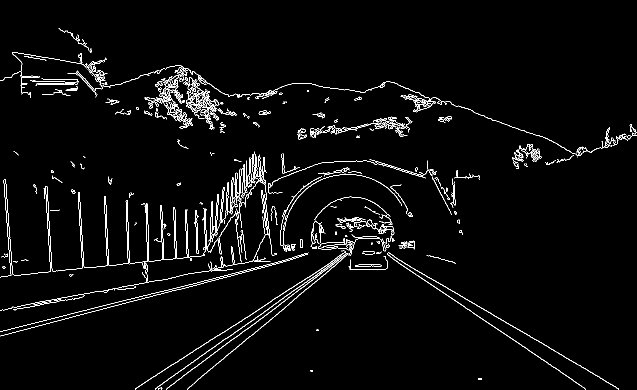
#> input picture Lane Detection/Edged road.png, 1274 x 779 px, given in place of test_video.mp4, which was not available (shown at 1/2 size)
$ python 'lane detection - video.py'
#> lines starting #> are read from the running program, lines starting #| are printed output that depends on the picture; after the words box and inside, x2 and y2 are one past the last pixel; in counts of white or black regions, pixels touching at a corner belong together; pictures that were not available may be replaced by others from this repository, and a replacement may not be noted
# IMPORT LIBRARIES
import cv2
import numpy as np


# Convert into gray scale image
def gray(image):
    image = np.asarray(image)
    return cv2.cvtColor(image, cv2.COLOR_RGB2GRAY)


# Gaussian blur to reduce noise and smoothen the image
def gauss(image):
    return cv2.GaussianBlur(image, (5, 5), 0)


# Edge detection function
def edgeDetector(image):
    edged = cv2.Canny(image, 50, 150)
    return edged


# Function to isolate the edges that correspond with the lane lines
# we will focus on the next 100 meters to keep the car on the loan
def getROI(image):
    # extract image dimensions
    height, width = image.shape
    # define the triangle (which represents the region to be isolated) dimensions
    triangle = np.array([[(200, height), (1100, height), (550, 250)]])
    # create a black plane to define a white triangle with the same dimensions
    black_image = np.zeros_like(image)
    # create a mask (triangle that isolates the region of interest in our image)
    mask = cv2.fillPoly(black_image, triangle, 255)
    # isolate the edges that correspond with the lane lines
    masked_image = cv2.bitwise_and(image, mask)
    return masked_image


# Function to detect all lines in the masked image
# Applying Hough line transform to convert the clusters of white pixels from the isolated region into actual lines
# The output is all lines detected in the image, each line segment has 2 coordinates
# One denote the start of the line, and the other marks the end of the line
def getLines(image):
    lines = cv2.HoughLinesP(image, 2, np.pi / 180, 100, np.array([]),
                            minLineLength=40, maxLineGap=5)
    print(lines)
    return lines


# Function to draw the lines on the image
def displayLines(image, lines):
    # make sure that the lists with the line points is not empty
    if lines is not None:
        # loop through the lists
        for line in lines:
            # extract the two pairs of(x, y) coordinates
            x1, y1, x2, y2 = line.reshape(4)  # Converting to 1d array
            # create the line and paste it onto the black image
            cv2.line(image, (x1, y1), (x2, y2), (255, 0, 0), 10)
            print(x1, " ", y1, " ", x2, " ", y2)
    return image


# Function to get line coordinates from its parameters
def make_points(image, line_parameters):
    slope = line_parameters[0]
    intercept = line_parameters[1]
    # define the height of the lines,
    # In OpenCV, the y-axis in inverted, so the 0 is at the top and height is at origin
    y1 = image.shape[0]  # Line will always start from bottom of image
    # we want the line to start at the origin (y1) and end ar 2/5 up the image
    # since the y-axis is inverted, instead of 3/5 up from 0, we see 2/5 from the max height
    y2 = int(y1 * (3.4 / 5))
    # calculate x coordinates from the equation: y = mx + b
    # x = (y - b0 / m)
    x1 = int((y1 - intercept) / slope)
    x2 = int((y2 - intercept) / slope)
    print(y1, " ", y2, " ", x1, " ", x2)
    # return the sets of coordinates
    return np.array([x1, y1, x2, y2])


# Function to divide the lines from getLines function into left and right lines
def getSmoothLines(image, lines):
    left_fit = []  # m, c parameters for left side lines
    right_fit = []  # m, c parameters for right side lines
    # loop through the array of lines
    for line in lines:
        # extract the (x, y) values of the 2 points from each line segment
        x1, y1, x2, y2 = line.reshape(4)
        # fit line to point, return slope and y-int
        parameters = np.polyfit((x1, x2), (y1, y2), 1)
        # determine the slope and y-intercept of each line segment
        slope = parameters[0]
        intercept = parameters[1]
        # add negative slopes to the list of left lines and the positive slopes to the list with the right lines
        if slope < 0:
            left_fit.append((slope, intercept))
        else:
            right_fit.append((slope, intercept))

    # Take the avg of the slopes and y-intercepts from both lists
    # take the avg of all line segments for both lists
    left_fit_avg = np.average(left_fit, axis=0)
    right_fit_avg = np.average(right_fit, axis=0)
    # calculate the start point and endpoint for each line
    left_line = make_points(image, left_fit_avg)
    right_line = make_points(image, right_fit_avg)
    # return 2 coordinated for each line
    return np.array([left_line, right_line])


videoFeed = cv2.VideoCapture("test_video.mp4")

try:
    while videoFeed.isOpened():
        (status, image) = videoFeed.read()
#> image is the input picture: shape (779, 1274, 3); 2.9% white in thin lines or dots

        edged_image = edgeDetector(image)  # Step 1
#> in edgeDetector, `edged = cv2.Canny(image, 50, 150)`:
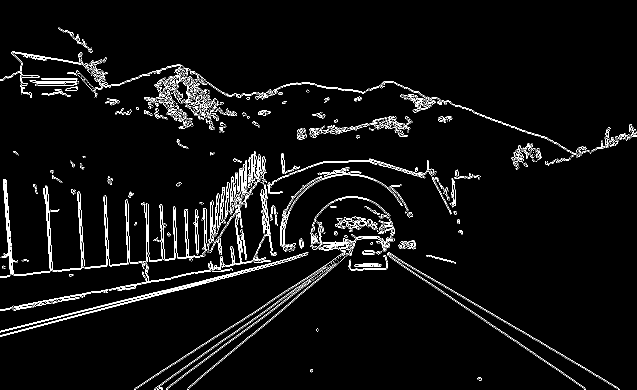
#> edged: shape (779, 1274) (shown at 1/2 size); 3.5% white in thin lines or dots
        roi_image = getROI(edged_image)  # Step 2
#> in getROI, `mask = cv2.fillPoly(black_image, triangle, 255)`:
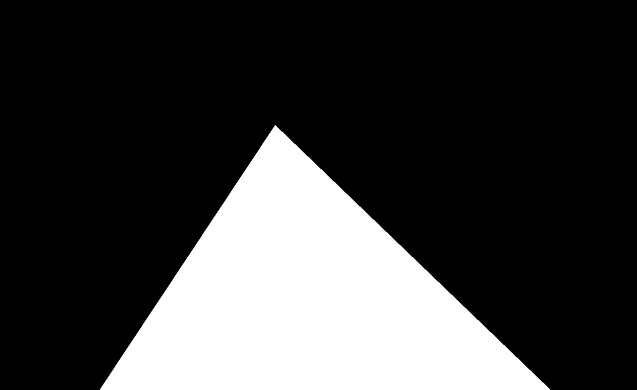
#> black_image: shape (779, 1274) (shown at 1/2 size); 24% white; 1 white region, box (x1, y1, x2, y2) and area: (200, 250, 1100, 779) 238326
#> in getROI, `masked_image = cv2.bitwise_and(image, mask)`:
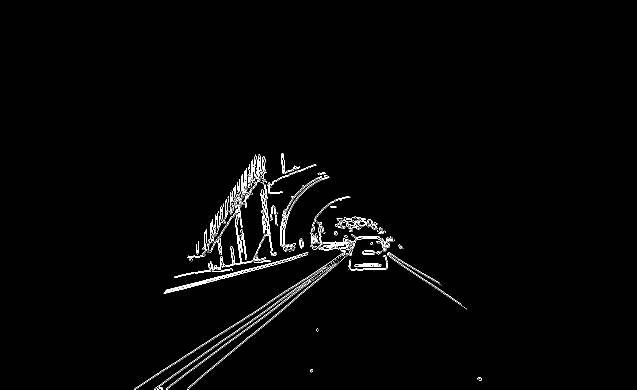
#> masked_image: shape (779, 1274) (shown at 1/2 size); 1.2% white in thin lines or dots, all inside (x1, y1, x2, y2) = (269, 306, 964, 779)

        lines = getLines(roi_image)  # Step 3
#> in getLines, `lines = cv2.HoughLinesP(image, 2, np.pi / 180, 100, np.array([]), minL..`: lines = 71 rows, first 6: [439, 553, 598, 511], [333, 759, 556, 602], [347, 582, 526, 535], [435, 557, 597, 513], [269, 777, 442, 665], [587, 598, 630, 562]
#> (printed output is left out)
        # image_with_lines = displayLines(image, lines)

        smooth_lines = getSmoothLines(image, lines)  # Step 5
#> the loop in getSmoothLines, `for line in lines:` made 71 passes
#> (x1, y1, x2, y2, slope, intercept) on passes 1 to 12: (439, 553, 598, 511, -0.264, 669), (333, 759, 556, 602, -0.704, 993.4), (347, 582, 526, 535, -0.263, 673.1), (435, 557, 597, 513, -0.272, 675.1), (269, 777, 442, 665, -0.647, 951.2), (587, 598, 630, 562, -0.837, 1089.4), (271, 778, 435, 672, -0.646, 953.2), (334, 778, 467, 678, -0.752, 1029.1), (366, 750, 456, 684, -0.733, 1018.4), (615, 575, 677, 523, -0.839, 1090.8), (455, 676, 546, 612, -0.703, 996), (534, 643, 575, 609, -0.829, 1085.8)
#> after the loop in getSmoothLines, `for line in lines:`: left_fit = 60 pairs, first value -1.71 to -4.69e-16, second value 501.5 to 1205; right_fit = [(0.674, -13.5), (0.611, 30.22), (3.19e-15, 451), (0.672, -9.36), (5.8, -2647.2), (6.14, -2840.7), (0.268, 305), (0.577, 60.58), (0.418, 237.2), (8.5, -3660), (7.67, -3673.7)]
#> in getSmoothLines, `left_fit_avg = np.average(left_fit, axis=0)`: left_fit_avg = [-0.826, 927]
#> in getSmoothLines, `right_fit_avg = np.average(right_fit, axis=0)`: right_fit_avg = [2.85, -1069.1]
#> in make_points, `slope = line_parameters[0]`: slope = -0.826
#> in make_points, `intercept = line_parameters[1]`: intercept = 927
#> in make_points, `x1 = int((y1 - intercept) / slope)`: x1 = 179
#> in make_points, `x2 = int((y2 - intercept) / slope)`: x2 = 482
#| 779   529   179   482
#> in getSmoothLines, `left_line = make_points(image, left_fit_avg)`: left_line = [179, 779, 482, 529]
#| 779   529   648   561
#> in getSmoothLines, `right_line = make_points(image, right_fit_avg)`: right_line = [648, 779, 561, 529]
#> smooth_lines = [[179, 779, 482, 529], [648, 779, 561, 529]]
        image_with_smooth_lines = displayLines(image, smooth_lines)  # Step 4
#> the loop in displayLines, `for line in lines:` made 2 passes
#| 179   779   482   529
#| 648   779   561   529
#> after the loop in displayLines, `for line in lines:`:
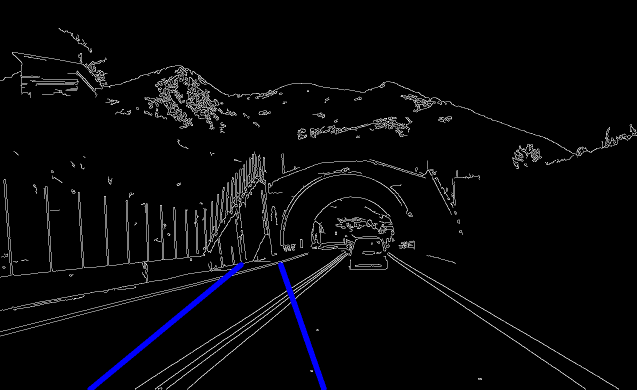
#> image: shape (779, 1274, 3) (shown at 1/2 size); 0.74% of pixels changed, all inside (x1, y1, x2, y2) = (175, 524, 654, 779)

        cv2.imshow("Output", image_with_smooth_lines)
        cv2.waitKey(1)
except:
    pass
